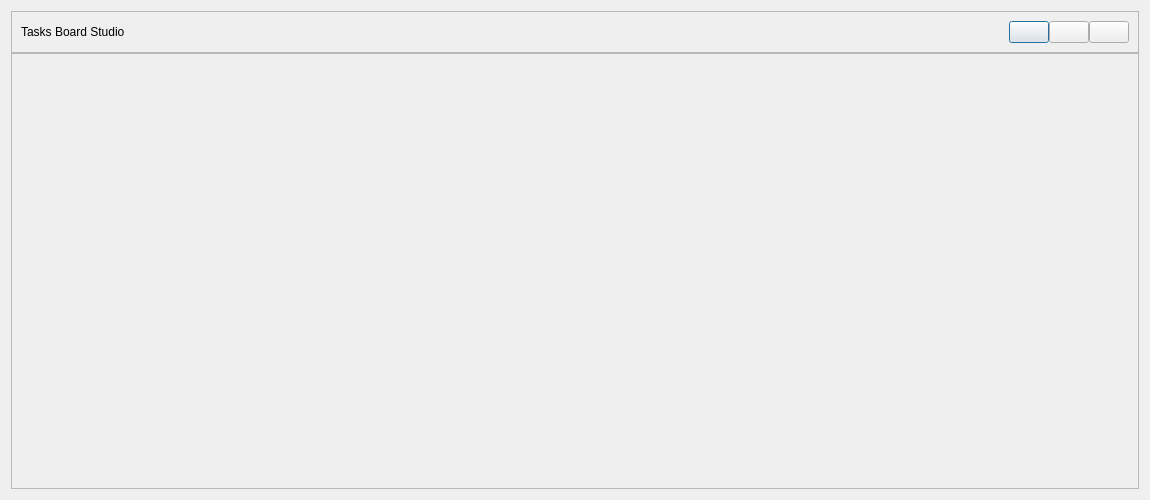
<?xml version="1.0" encoding="UTF-8"?>
<ui version="4.0">
 <class>Dialog</class>
 <widget class="QDialog" name="Dialog">
  <property name="geometry">
   <rect>
    <x>0</x>
    <y>0</y>
    <width>1150</width>
    <height>500</height>
   </rect>
  </property>
  <property name="windowTitle">
   <string>Dialog</string>
  </property>
  <layout class="QVBoxLayout" name="verticalLayout">
   <property name="spacing">
    <number>0</number>
   </property>
   <item>
    <widget class="QFrame" name="head_frame">
     <property name="frameShape">
      <enum>QFrame::StyledPanel</enum>
     </property>
     <property name="frameShadow">
      <enum>QFrame::Raised</enum>
     </property>
     <layout class="QHBoxLayout" name="horizontalLayout">
      <property name="spacing">
       <number>0</number>
      </property>
      <item>
       <widget class="QLabel" name="title_label">
        <property name="text">
         <string>Tasks Board Studio</string>
        </property>
       </widget>
      </item>
      <item>
       <spacer name="horizontalSpacer">
        <property name="orientation">
         <enum>Qt::Horizontal</enum>
        </property>
        <property name="sizeHint" stdset="0">
         <size>
          <width>905</width>
          <height>20</height>
         </size>
        </property>
       </spacer>
      </item>
      <item>
       <widget class="QPushButton" name="min_btn">
        <property name="text">
         <string/>
        </property>
       </widget>
      </item>
      <item>
       <widget class="QPushButton" name="max_btn">
        <property name="text">
         <string/>
        </property>
       </widget>
      </item>
      <item>
       <widget class="QPushButton" name="close_btn">
        <property name="text">
         <string/>
        </property>
       </widget>
      </item>
     </layout>
    </widget>
   </item>
   <item>
    <widget class="QScrollArea" name="scrollArea">
     <property name="autoFillBackground">
      <bool>true</bool>
     </property>
     <property name="verticalScrollBarPolicy">
      <enum>Qt::ScrollBarAsNeeded</enum>
     </property>
     <property name="horizontalScrollBarPolicy">
      <enum>Qt::ScrollBarAsNeeded</enum>
     </property>
     <property name="widgetResizable">
      <bool>true</bool>
     </property>
     <widget class="QWidget" name="scrollAreaWidgetContents">
      <property name="geometry">
       <rect>
        <x>0</x>
        <y>0</y>
        <width>1130</width>
        <height>437</height>
       </rect>
      </property>
      <property name="styleSheet">
       <string notr="true"/>
      </property>
      <layout class="QHBoxLayout" name="main_layout">
       <property name="spacing">
        <number>15</number>
       </property>
       <property name="leftMargin">
        <number>8</number>
       </property>
       <property name="topMargin">
        <number>18</number>
       </property>
       <property name="rightMargin">
        <number>8</number>
       </property>
       <property name="bottomMargin">
        <number>8</number>
       </property>
      </layout>
     </widget>
    </widget>
   </item>
  </layout>
 </widget>
 <resources/>
 <connections/>
</ui>
